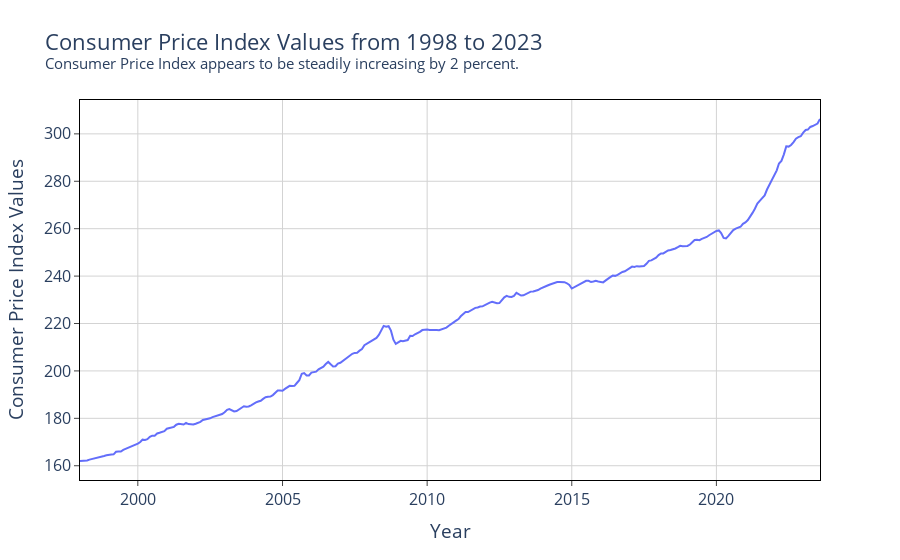

Source (notebook cell):
### Code cell
# Line plot from data frame
fig = px.line(cpi_df2, x = "Date", y = "CPI_Values", 
             labels={
                     "Date": "Year",
                     "CPI_Values": "Consumer Price Index Values"
                 },
                title="Consumer Price Index Values from 1998 to 2023 <br><sup>Consumer Price Index appears to be steadily increasing by 2 percent. </sup>")
#fig.add_annotation(x=2005, y=280,
                  #text="Consumer Price Index appears to be steadily increasing by 2 percent",
                  #showarrow=False)
fig.update_xaxes(mirror=True,
               ticks='outside',
               showline=True,
               linecolor='black',
               gridcolor='lightgrey')
fig.update_yaxes(mirror=True,
                ticks='outside',
                showline=True,
                linecolor='black',
                gridcolor='lightgrey')
fig.update_layout(plot_bgcolor='white', font=dict(size=16))
fig.show()

### Figure 1 — Plotly figure (JSON) as saved in the notebook; plotly's stock layout.template omitted (floating-point values rounded to 4 significant figures; data arrays with more than 128 entries replaced by an {"elided": "..."} marker saying what was removed)
{"data": [{"hovertemplate": "Year=%{x}<br>Consumer Price Index Values=%{y}<extra></extra>", "legendgroup": "", "line": {"color": "#636efa", "dash": "solid"}, "marker": {"symbol": "circle"}, "mode": "lines", "name": "", "orientation": "v", "showlegend": false, "type": "scatter", "x": {"elided": "308 str values"}, "xaxis": "x", "y": {"elided": "308 float values"}, "yaxis": "y"}], "layout": {"font": {"size": 16}, "legend": {"tracegroupgap": 0}, "plot_bgcolor": "white", "title": {"text": "Consumer Price Index Values from 1998 to 2023 <br><sup>Consumer Price Index appears to be steadily increasing by 2 percent. </sup>"}, "xaxis": {"anchor": "y", "domain": [0, 1], "gridcolor": "lightgrey", "linecolor": "black", "mirror": true, "showline": true, "ticks": "outside", "title": {"text": "Year"}}, "yaxis": {"anchor": "x", "domain": [0, 1], "gridcolor": "lightgrey", "linecolor": "black", "mirror": true, "showline": true, "ticks": "outside", "title": {"text": "Consumer Price Index Values"}}}}
